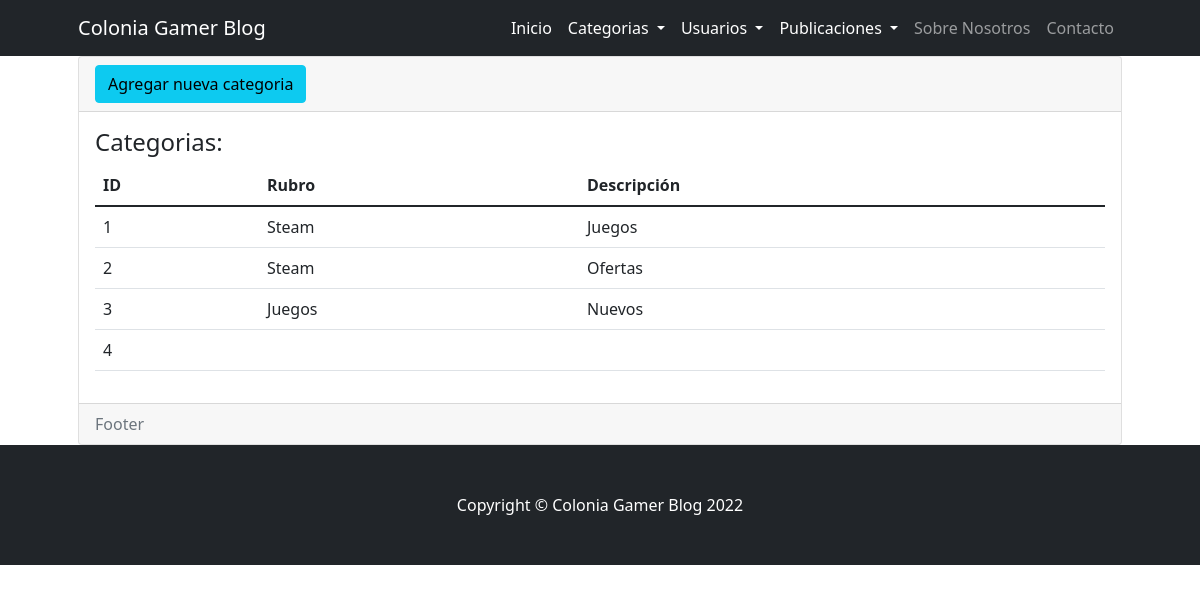
/categorias, run on an earlier commit of the app's database.
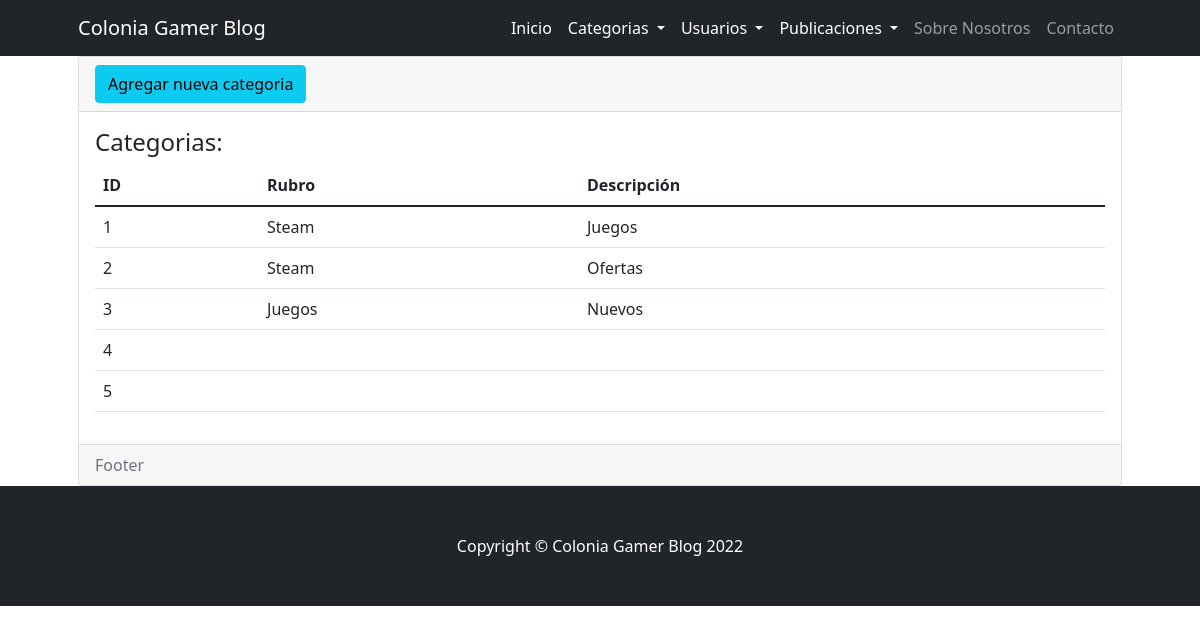
And on a later commit of the database.
### BlogApp/models.py (models this page shows)
class Categorias(models.Model):
  Rubro = models.CharField(max_length=50)
  Descripcion = models.CharField(max_length=200)

### BlogApp/views.py (the view)
# urls.py: path("categorias", views.categorias, name="categorias"),
def categorias(request):
  cat = Categorias.objects.all()
  return render(request,"BlogApp/categorias.html",{"Categorias": cat})

### BlogApp/templates/BlogApp/categorias.html (shortened to what this page needs)
{% extends "BlogApp/base.html" %}
{% block contenido %}
<div class="container px-5">
<div class="card">
  <div class="card-header">
    <td> <a name="" id="" class="btn btn-info" href="crear_categoria" role="button">Agregar nueva categoria</a>
  </div>
  <div class="card-body">
    <h4 class="card-title">Categorias:</h4>
    <table class="table">
      <thead>
        <tr>
          <th>ID</th>
          <th>Rubro</th>
          <th>Descripción</th>
        </tr>
      </thead>
      <tbody>
        {% for categoria in Categorias %}
        <tr>
          <td>{{categoria.id}}</td>
          <td>{{categoria.Rubro}}</td>
          <td>{{categoria.Descripcion}}</td>
        </tr>
        {% endfor %}
      </tbody>
    </table>
  </div>
  <div class="card-footer text-muted">
    Footer
  </div>
</div>
</div>
{% endblock %}

What changed in the data, as far as the page shows it:
added Categorias: id "5"
